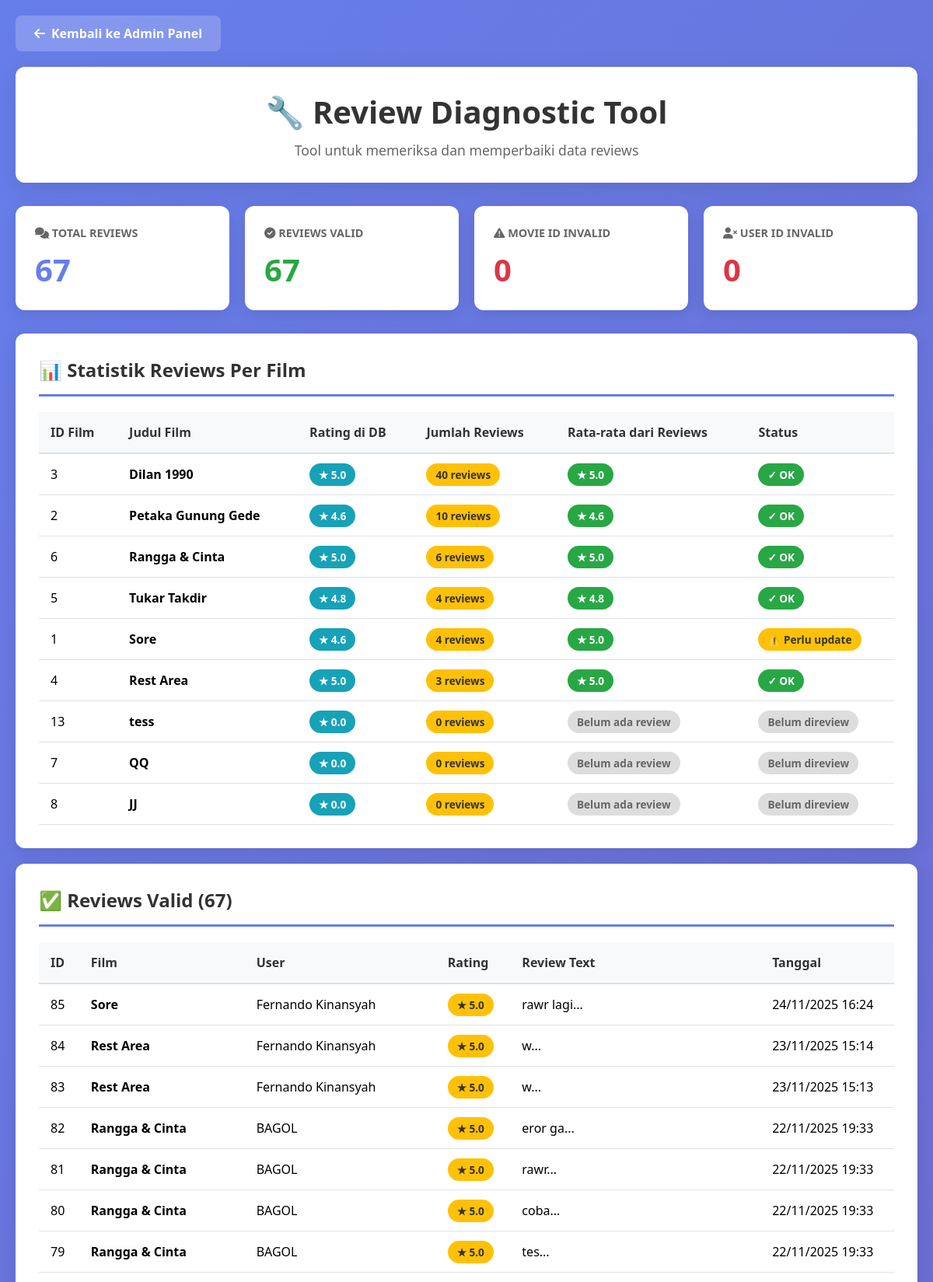
Page /fix_reviews.php (upper part) on the committed database.
### tables this page shows
CREATE TABLE `movies` (
  `id` int(11) NOT NULL,
  `title` varchar(200) NOT NULL,
  `original_title` varchar(200) DEFAULT NULL,
  `release_year` int(11) DEFAULT NULL,
  `duration` int(11) DEFAULT NULL COMMENT 'durasi dalam menit',
  `genre` varchar(100) DEFAULT NULL,
  `director` varchar(100) DEFAULT NULL,
  `cast` text DEFAULT NULL COMMENT 'JSON array atau comma separated',
  `synopsis` text DEFAULT NULL,
  `poster` varchar(255) DEFAULT NULL,
  `trailer_url` varchar(255) DEFAULT NULL,
  `average_rating` decimal(2,1) DEFAULT 0.0,
  `total_reviews` int(11) DEFAULT 0,
  `created_by` int(11) DEFAULT NULL,
  `created_at` timestamp NOT NULL DEFAULT current_timestamp(),
  `updated_at` timestamp NOT NULL DEFAULT current_timestamp() ON UPDATE current_timestamp()
);

CREATE TABLE `reviews` (
  `id` int(11) NOT NULL,
  `movie_id` int(11) NOT NULL,
  `user_id` int(11) NOT NULL,
  `rating` decimal(2,1) NOT NULL CHECK (`rating` >= 0 and `rating` <= 5),
  `review_text` text DEFAULT NULL,
  `user_name` varchar(100) DEFAULT 'Anonymous',
  `is_spoiler` tinyint(1) DEFAULT 0,
  `helpful_count` int(11) DEFAULT 0,
  `created_at` timestamp NOT NULL DEFAULT current_timestamp(),
  `updated_at` timestamp NOT NULL DEFAULT current_timestamp() ON UPDATE current_timestamp()
);

CREATE TABLE `users` (
  `id` int(11) NOT NULL,
  `username` varchar(50) NOT NULL,
  `email` varchar(100) NOT NULL,
  `password` varchar(255) NOT NULL,
  `full_name` varchar(100) DEFAULT NULL,
  `profile_picture` varchar(255) DEFAULT NULL,
  `bio` text DEFAULT NULL,
  `role` enum('admin','user') DEFAULT 'user',
  `created_at` timestamp NOT NULL DEFAULT current_timestamp(),
  `updated_at` timestamp NOT NULL DEFAULT current_timestamp() ON UPDATE current_timestamp()
);

### fix_reviews.php (the view, shortened to what this page needs)
<?php
$host = '127.0.0.1';
$dbname = 'movie_review_db';
$username = 'root';
$password = '';
try {
    $pdo = new PDO("mysql:host=$host;dbname=$dbname;charset=utf8mb4", $username, $password);
    $pdo->setAttribute(PDO::ATTR_ERRMODE, PDO::ERRMODE_EXCEPTION);
} catch(PDOException $e) {
    die("❌ Database Connection Error: " . $e->getMessage());
}
$totalReviews = $pdo->query("SELECT COUNT(*) FROM reviews")->fetchColumn();
$invalidMovieReviews = $pdo->query("SELECT r.*, m.id as valid_movie
    FROM reviews r
    LEFT JOIN movies m ON r.movie_id = m.id
    WHERE m.id IS NULL")->fetchAll();
$invalidUserReviews = $pdo->query("SELECT r.*, u.id as valid_user
    FROM reviews r
    LEFT JOIN users u ON r.user_id = u.id
    WHERE u.id IS NULL")->fetchAll();
$validReviews = $pdo->query("SELECT r.*, m.title as movie_title, u.username, u.full_name
    FROM reviews r
    INNER JOIN movies m ON r.movie_id = m.id
    INNER JOIN users u ON r.user_id = u.id
    ORDER BY r.created_at DESC")->fetchAll();
$movieStats = $pdo->query("SELECT m.id, m.title, m.average_rating,
    COUNT(r.id) as review_count,
    AVG(r.rating) as calculated_avg
    FROM movies m
    LEFT JOIN reviews r ON m.id = r.movie_id
    GROUP BY m.id
    ORDER BY review_count DESC")->fetchAll();
?>
<!DOCTYPE html>
<html lang="id">
<head>
    <link rel="stylesheet" href="https://cdnjs.cloudflare.com/ajax/libs/font-awesome/6.4.0/css/all.min.css">
</head>
<body>
    <div class="container">
        <a href="admin.php" class="back-link">
            <i class="fas fa-arrow-left"></i> Kembali ke Admin Panel
        </a>
        <div class="header">
            <h1>🔧 Review Diagnostic Tool</h1>
            <p>Tool untuk memeriksa dan memperbaiki data reviews</p>
        </div>
        <div class="stats-grid">
            <div class="stat-card">
                <h3><i class="fas fa-comments"></i> Total Reviews</h3>
                <div class="stat-number"><?php echo $totalReviews; ?></div>
            </div>
            <div class="stat-card success">
                <h3><i class="fas fa-check-circle"></i> Reviews Valid</h3>
                <div class="stat-number"><?php echo count($validReviews); ?></div>
            </div>
            <div class="stat-card danger">
                <h3><i class="fas fa-exclamation-triangle"></i> Movie ID Invalid</h3>
                <div class="stat-number"><?php echo count($invalidMovieReviews); ?></div>
            </div>
            <div class="stat-card danger">
                <h3><i class="fas fa-user-times"></i> User ID Invalid</h3>
                <div class="stat-number"><?php echo count($invalidUserReviews); ?></div>
            </div>
        </div>
        <div class="card">
            <h2>📊 Statistik Reviews Per Film</h2>
            <table>
                <thead>
                    <tr>
                        <th>ID Film</th>
                        <th>Judul Film</th>
                        <th>Rating di DB</th>
                        <th>Jumlah Reviews</th>
                        <th>Rata-rata dari Reviews</th>
                        <th>Status</th>
                    </tr>
                </thead>
                <tbody>
                    <?php foreach($movieStats as $stat): ?>
                    <tr>
                        <td><?php echo $stat['id']; ?></td>
                        <td><strong><?php echo htmlspecialchars($stat['title']); ?></strong></td>
                        <td><span class="badge badge-info">★ <?php echo number_format($stat['average_rating'], 1); ?></span></td>
                        <td><span class="badge badge-warning"><?php echo $stat['review_count']; ?> reviews</span></td>
                        <td>
                            <?php if ($stat['calculated_avg']): ?>
                                <span class="badge badge-success">★ <?php echo number_format($stat['calculated_avg'], 1); ?></span>
                            <?php else: ?>
                                <span class="badge" style="background:#ddd;color:#666;">Belum ada review</span>
                            <?php endif; ?>
                        </td>
                        <td>
                            <?php
                            if ($stat['review_count'] == 0) {
                                echo '<span class="badge" style="background:#ddd;color:#666;">Belum direview</span>';
                            } elseif (abs($stat['average_rating'] - $stat['calculated_avg']) > 0.1) {
                                echo '<span class="badge badge-warning">⚠️ Perlu update</span>';
                            } else {
                                echo '<span class="badge badge-success">✓ OK</span>';
                            }
                            ?>
                        </td>
                    </tr>
                    <?php endforeach; ?>
                </tbody>
            </table>
        </div>
        <div class="card">
            <h2>✅ Reviews Valid (<?php echo count($validReviews); ?>)</h2>
            <?php if (count($validReviews) > 0): ?>
                <table>
                    <thead>
                        <tr>
                            <th>ID</th>
                            <th>Film</th>
                            <th>User</th>
                            <th>Rating</th>
                            <th>Review Text</th>
                            <th>Tanggal</th>
                        </tr>
                    </thead>
                    <tbody>
                        <?php foreach($validReviews as $review): ?>
                        <tr>
                            <td><?php echo $review['id']; ?></td>
                            <td><strong><?php echo htmlspecialchars($review['movie_title']); ?></strong></td>
                            <td><?php echo htmlspecialchars($review['full_name'] ?? $review['username']); ?></td>
                            <td><span class="badge badge-warning">★ <?php echo number_format($review['rating'], 1); ?></span></td>
                            <td style="max-width:300px;"><?php echo substr(htmlspecialchars($review['review_text']), 0, 100); ?>...</td>
                            <td><?php echo date('d/m/Y H:i', strtotime($review['created_at'])); ?></td>
                        </tr>
                        <?php endforeach; ?>
                    </tbody>
                </table>
            <?php endif; ?>
        </div>
    </div>
</body>
</html>

### fix_reviews.php (style rules this page uses)
* { margin: 0; padding: 0; box-sizing: border-box; }
body { font-family: 'Segoe UI', Tahoma, Geneva, Verdana, sans-serif; background: linear-gradient(135deg, #667eea 0%, #764ba2 100%); padding: 20px; min-height: 100vh; }
.container { max-width: 1400px; margin: 0 auto; }
.header { background: white; padding: 30px; border-radius: 12px; box-shadow: 0 8px 32px rgba(0,0,0,0.1); margin-bottom: 30px; text-align: center; }
.header h1 { color: #333; font-size: 2.5em; margin-bottom: 10px; }
.header p { color: #666; font-size: 1.1em; }
.back-link { display: inline-flex; align-items: center; gap: 8px; color: white; text-decoration: none; background: rgba(255,255,255,0.2); padding: 12px 24px; border-radius: 8px; font-weight: 600; transition: all 0.3s; margin-bottom: 20px; }
.stats-grid { display: grid; grid-template-columns: repeat(auto-fit, minmax(250px, 1fr)); gap: 20px; margin-bottom: 30px; }
.stat-card { background: white; padding: 25px; border-radius: 12px; box-shadow: 0 4px 20px rgba(0,0,0,0.1); transition: transform 0.3s; }
.stat-card h3 { color: #666; font-size: 0.9em; margin-bottom: 10px; text-transform: uppercase; }
.stat-number { font-size: 2.5em; font-weight: bold; color: #667eea; }
.stat-card.danger .stat-number { color: #dc3545; }
.stat-card.success .stat-number { color: #28a745; }
.card { background: white; border-radius: 12px; padding: 30px; margin-bottom: 20px; box-shadow: 0 4px 20px rgba(0,0,0,0.1); }
.card h2 { color: #333; margin-bottom: 20px; padding-bottom: 15px; border-bottom: 3px solid #667eea; }
table { width: 100%; border-collapse: collapse; margin-top: 20px; }
table th { background: #f8f9fa; padding: 15px; text-align: left; font-weight: 600; color: #333; border-bottom: 2px solid #dee2e6; }
table td { padding: 15px; border-bottom: 1px solid #dee2e6; }
.badge { padding: 5px 12px; border-radius: 15px; font-size: 0.85em; font-weight: 600; }
.badge-success { background: #28a745; color: white; }
.badge-warning { background: #ffc107; color: #333; }
.badge-info { background: #17a2b8; color: white; }

### rows in the picture
movies: id "3", title "Dilan 1990", average_rating "5.0", review_count "40", calculated_avg "5.0", shows "✓ OK"
movies: id "2", title "Petaka Gunung Gede", average_rating "4.6", review_count "10", calculated_avg "4.6", shows "✓ OK"
movies: id "6", title "Rangga & Cinta", average_rating "5.0", review_count "6", calculated_avg "5.0", shows "✓ OK"
movies: id "5", title "Tukar Takdir", average_rating "4.8", review_count "4", calculated_avg "4.8", shows "✓ OK"
movies: id "1", title "Sore", average_rating "4.6", review_count "4", calculated_avg "5.0", shows "⚠️ Perlu update"
movies: id "4", title "Rest Area", average_rating "5.0", review_count "3", calculated_avg "5.0", shows "✓ OK"
movies: id "13", title "tess", average_rating "0.0", review_count "0", shows "Belum ada review", shows "Belum direview"
movies: id "7", title "QQ", average_rating "0.0", review_count "0", shows "Belum ada review", shows "Belum direview"
movies: id "8", title "JJ", average_rating "0.0", review_count "0", shows "Belum ada review", shows "Belum direview"
reviews: id "85", movie.title "Sore", user.username "Fernando Kinansyah", rating "5.0", review_text "rawr lagi", created_at "24/11/2025 16:24"
reviews: id "84", movie.title "Rest Area", user.username "Fernando Kinansyah", rating "5.0", review_text "w", created_at "23/11/2025 15:14"
reviews: id "83", movie.title "Rest Area", user.username "Fernando Kinansyah", rating "5.0", review_text "w", created_at "23/11/2025 15:13"
reviews: id "82", movie.title "Rangga & Cinta", user.username "BAGOL", rating "5.0", review_text "eror ga", created_at "22/11/2025 19:33"
reviews: id "81", movie.title "Rangga & Cinta", user.username "BAGOL", rating "5.0", review_text "rawr", created_at "22/11/2025 19:33"
reviews: id "80", movie.title "Rangga & Cinta", user.username "BAGOL", rating "5.0", review_text "coba", created_at "22/11/2025 19:33"
reviews: id "79", movie.title "Rangga & Cinta", user.username "BAGOL", rating "5.0", review_text "tes", created_at "22/11/2025 19:33"

### other values in the picture
$totalReviews "67"
count($validReviews) "67"
count($invalidMovieReviews) "0"
count($invalidUserReviews) "0"
